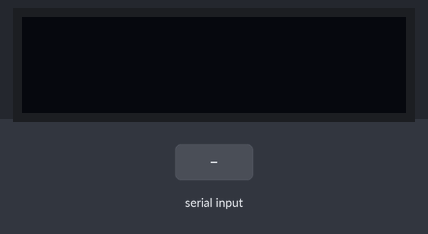
Bench run of a sketch on a simulated Arduino Uno, built with avr-gcc and run on an emulated ATmega328P. Parts: 128×32 one-colour display. The test bench sets the inputs (shaded band). What the sketch prints to the serial monitor is not drawn.

Above: at 1.2 s.
1.3 s: "Rock\n" received over Serial
At 2.0 s:
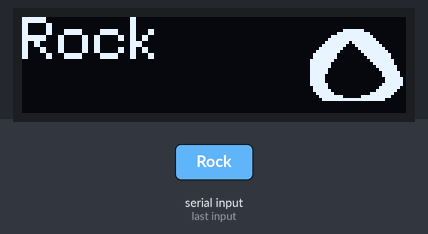
2.8 s: "Paper\n" received over Serial
At 3.2 s:
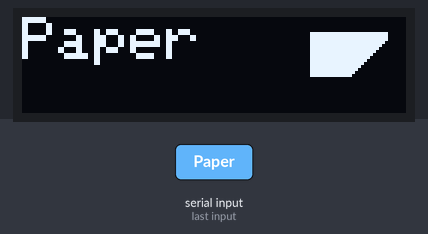
4.3 s: "Scissors\n" received over Serial
At 5.5 s:
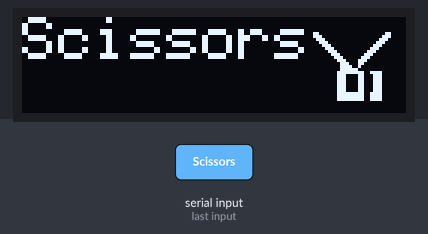
5.8 s: "1\n" received over Serial
At 6.5 s:
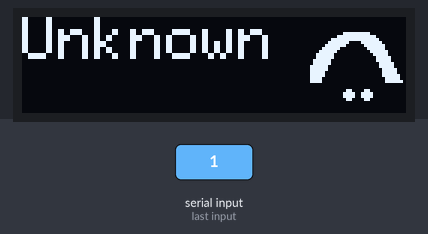
7.3 s: "Rock\n" received over Serial
At 7.8 s:
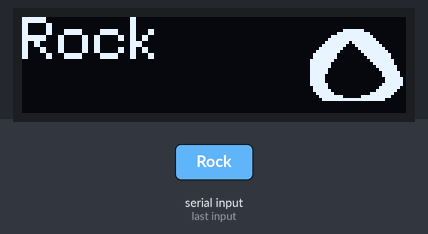
8.8 s: "0\n" received over Serial
At 10.0 s:
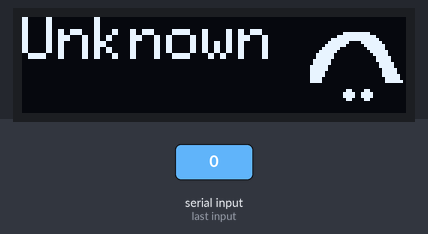
Timing chart, 0 to 11.3 s (numbered marks = the images above; inputs shaded):
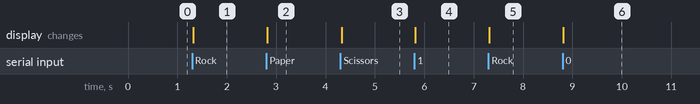

Measured:
- after the input at 1.3 s, the display: changes at once (image 1)
- after the input at 2.8 s, the display: changes at once (image 2)
- after the input at 4.3 s, the display: changes at once (image 3)
- after the input at 5.8 s, the display: changes at once (image 4)
- after the input at 7.3 s, the display: changes at once (image 5)
- after the input at 8.8 s, the display: changes at once (image 6)

The sketch:

display.ino
```cpp
#include <SPI.h>
#include <Wire.h>
#include <Adafruit_GFX.h>
#include <Adafruit_SSD1306.h>

#define SCREEN_WIDTH 128
#define SCREEN_HEIGHT 32
#define OLED_RESET -1
#define SCREEN_ADDRESS 0x3C
Adafruit_SSD1306 display(SCREEN_WIDTH, SCREEN_HEIGHT, &Wire, OLED_RESET);

// Updated Rock - 32x24, asteroid-like with jagged edges and craters
const uint8_t PROGMEM rock_bitmap[] = {
  0b00000000, 0b00011111, 0b11000000, 0b00000000,
  0b00000000, 0b01111111, 0b11110000, 0b00000000,
  0b00000001, 0b11111111, 0b11111000, 0b00000000,
  0b00000011, 0b11111111, 0b11111100, 0b00000000,
  0b00000111, 0b11111011, 0b11111110, 0b00000000,
  0b00001111, 0b11110001, 0b11111111, 0b00000000,
  0b00011111, 0b11100000, 0b11111111, 0b10000000,
  0b00111111, 0b11000000, 0b01111111, 0b11000000,
  0b01111111, 0b10000000, 0b00111111, 0b11100000,
  0b01111111, 0b10000000, 0b00011111, 0b11100000,
  0b11111111, 0b00000000, 0b00001111, 0b11110000,
  0b11111110, 0b00000000, 0b00000111, 0b11110000,
  0b11111110, 0b00000000, 0b00000011, 0b11111000,
  0b11111100, 0b00000000, 0b00000001, 0b11111000,
  0b11111100, 0b00000000, 0b00000000, 0b11111100,
  0b11111000, 0b00000000, 0b00000000, 0b11111100,
  0b11111000, 0b00000000, 0b00000000, 0b01111110,
  0b11111000, 0b00000000, 0b00000000, 0b01111110,
  0b11111100, 0b00000000, 0b00000000, 0b11111110,
  0b01111100, 0b00000000, 0b00000001, 0b11111100,
  0b01111110, 0b00000000, 0b00000011, 0b11111000,
  0b00111111, 0b00000000, 0b00001111, 0b11110000,
  0b00011111, 0b11100000, 0b01111111, 0b11100000,
  0b00001111, 0b11111111, 0b11111111, 0b10000000
};

// Paper - 32x16
const uint8_t PROGMEM paper_bitmap[] = {
  0b00000000, 0b00000000, 0b00000000, 0b00000000,
  0b11111111, 0b11111111, 0b11111111, 0b11000000,
  0b11111111, 0b11111111, 0b11111111, 0b11000000,
  0b11111111, 0b11111111, 0b11111111, 0b11000000,
  0b11111111, 0b11111111, 0b11111111, 0b10000000,
  0b11111111, 0b11111111, 0b11111111, 0b00000000,
  0b11111111, 0b11111111, 0b11111110, 0b00000000,
  0b11111111, 0b11111111, 0b11111100, 0b00000000,
  0b11111111, 0b11111111, 0b11111000, 0b00000000,
  0b11111111, 0b11111111, 0b11110000, 0b00000000,
  0b11111111, 0b11111111, 0b11100000, 0b00000000,
  0b11111111, 0b11111111, 0b11000000, 0b00000000,
  0b11111111, 0b11111111, 0b10000000, 0b00000000,
  0b11111111, 0b11111111, 0b00000000, 0b00000000,
  0b11111111, 0b11111110, 0b00000000, 0b00000000,
  0b11111111, 0b11111100, 0b00000000, 0b00000000
};

// Scissors - 32x24
const uint8_t PROGMEM scissors_bitmap[] = {
  0b00000000, 0b00000000, 0b00000000, 0b00000000,
  0b01100000, 0b00000000, 0b00000000, 0b01100000,
  0b01110000, 0b00000000, 0b00000000, 0b11100000,
  0b00111000, 0b00000000, 0b00000001, 0b11000000,
  0b00011100, 0b00000000, 0b00000011, 0b10000000,
  0b00001110, 0b00000000, 0b00000111, 0b00000000,
  0b00000111, 0b00000000, 0b00001110, 0b00000000,
  0b00000011, 0b10000000, 0b00011100, 0b00000000,
  0b00000001, 0b11000000, 0b00111000, 0b00000000,
  0b00000000, 0b11100000, 0b01110000, 0b00000000,
  0b00000000, 0b01110000, 0b11100000, 0b00000000,
  0b00000000, 0b00111000, 0b11000000, 0b00000000,
  0b00000000, 0b00111100, 0b10000000, 0b00000000,
  0b00000000, 0b00111111, 0b00000000, 0b00000000,
  0b00000000, 0b01111111, 0b11001111, 0b00000000,
  0b00000000, 0b01110000, 0b11000111, 0b00000000,
  0b00000000, 0b01110000, 0b11000111, 0b00000000,
  0b00000000, 0b01110000, 0b11000111, 0b00000000,
  0b00000000, 0b01110000, 0b11000111, 0b00000000,
  0b00000000, 0b01110000, 0b11000111, 0b00000000,
  0b00000000, 0b01110000, 0b11000111, 0b00000000,
  0b00000000, 0b01111111, 0b11001111, 0b00000000,
  0b00000000, 0b01111111, 0b11001111, 0b00000000,
  0b00000000, 0b01111111, 0b11001111, 0b00000000
};

// Question Mark - 32x24
const uint8_t PROGMEM question_bitmap[] = {
  0b00000000, 0b00000000, 0b00000000, 0b00000000,
  0b00000000, 0b00011111, 0b11110000, 0b00000000,
  0b00000000, 0b01111111, 0b11111100, 0b00000000,
  0b00000001, 0b11111111, 0b11111110, 0b00000000,
  0b00000011, 0b11111000, 0b01111111, 0b00000000,
  0b00000111, 0b11110000, 0b00111111, 0b10000000,
  0b00001111, 0b11000000, 0b00011111, 0b10000000,
  0b00011111, 0b10000000, 0b00001111, 0b11000000,
  0b00111111, 0b00000000, 0b00000111, 0b11000000,
  0b00111111, 0b00000000, 0b00000011, 0b11100000,
  0b01111110, 0b00000000, 0b00000011, 0b11100000,
  0b01111110, 0b00000000, 0b00000001, 0b11110000,
  0b11111100, 0b00000000, 0b00000001, 0b11110000,
  0b11111100, 0b00000000, 0b00000000, 0b11111000,
  0b11111000, 0b00000000, 0b00000000, 0b11111000,
  0b11111000, 0b00000000, 0b00000000, 0b11111100,
  0b11110000, 0b00000000, 0b00000000, 0b01111100,
  0b11110000, 0b00000000, 0b00000000, 0b01111110,
  0b00000000, 0b00000000, 0b00000000, 0b00000000,
  0b00000000, 0b00000000, 0b00000000, 0b00000000,
  0b00000000, 0b00001100, 0b00110000, 0b00000000,
  0b00000000, 0b00011110, 0b01111000, 0b00000000,
  0b00000000, 0b00011110, 0b01111000, 0b00000000,
  0b00000000, 0b00001100, 0b00110000, 0b00000000
};

void setup() {
  Serial.begin(9600); // Match baud rate with ESP32 and bridge script
  if (!display.begin(SSD1306_SWITCHCAPVCC, SCREEN_ADDRESS)) {
    Serial.println(F("SSD1306 allocation failed"));
    for (;;); // Halt if display fails
  }
  display.clearDisplay();
  display.display();
  Serial.println("Uno started, waiting for data...");
}

void displayOption(const char* text, const uint8_t* bitmap, int height) {
  display.clearDisplay();
  display.setTextSize(2);
  display.setTextColor(SSD1306_WHITE);
  display.setCursor(0, 0);  // Move text up
  display.println(text);
  display.setTextSize(1);   // Smaller text for feedback
  display.setCursor(0, 20); // Below main text
  display.drawBitmap(96, 4, bitmap, 32, height, SSD1306_WHITE);
  display.display();
}

void loop() {
  if (Serial.available() > 0) {
    String received = Serial.readStringUntil('\n'); // Read until newline
    received.trim(); // Remove leading/trailing whitespace

    // Debug: Print exactly what was received
    Serial.print("Received: '");
    Serial.print(received);
    Serial.println("'");

    // Process the received string
    if (received == "Rock") {
      displayOption("Rock", rock_bitmap, 24);
    } else if (received == "Paper") {
      displayOption("Paper", paper_bitmap, 16);
    } else if (received == "Scissors") {
      displayOption("Scissors", scissors_bitmap, 24);
    } else {
      displayOption("Unknown", question_bitmap, 24);
    }
  }
}
```
